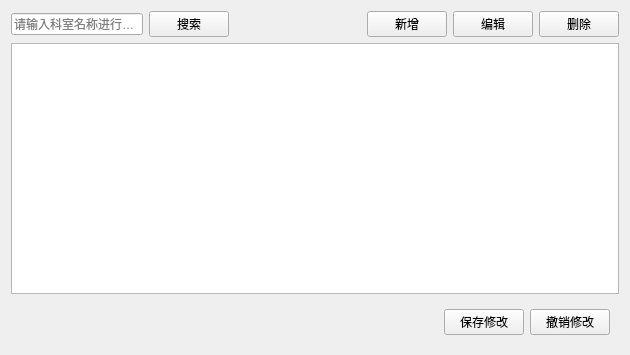
<?xml version="1.0" encoding="UTF-8"?>
<ui version="4.0">
 <class>DepartmentView</class>
 <widget class="QWidget" name="DepartmentView">
  <property name="geometry">
   <rect>
    <x>0</x>
    <y>0</y>
    <width>630</width>
    <height>355</height>
   </rect>
  </property>
  <property name="windowTitle">
   <string>科室管理</string>
  </property>
  <layout class="QVBoxLayout" name="verticalLayout">
   <item>
    <widget class="QWidget" name="widget" native="true">
     <layout class="QHBoxLayout" name="horizontalLayout">
      <property name="leftMargin">
       <number>0</number>
      </property>
      <property name="topMargin">
       <number>0</number>
      </property>
      <property name="rightMargin">
       <number>0</number>
      </property>
      <property name="bottomMargin">
       <number>0</number>
      </property>
      <item>
       <widget class="QLineEdit" name="txtSearch">
        <property name="placeholderText">
         <string>请输入科室名称进行搜索</string>
        </property>
       </widget>
      </item>
      <item>
       <widget class="QPushButton" name="btSearch">
        <property name="text">
         <string>搜索</string>
        </property>
       </widget>
      </item>
      <item>
       <spacer name="horizontalSpacer">
        <property name="orientation">
         <enum>Qt::Orientation::Horizontal</enum>
        </property>
        <property name="sizeHint" stdset="0">
         <size>
          <width>40</width>
          <height>20</height>
         </size>
        </property>
       </spacer>
      </item>
      <item>
       <widget class="QPushButton" name="btAdd">
        <property name="text">
         <string>新增</string>
        </property>
       </widget>
      </item>
      <item>
       <widget class="QPushButton" name="btEdit">
        <property name="text">
         <string>编辑</string>
        </property>
       </widget>
      </item>
      <item>
       <widget class="QPushButton" name="btDelete">
        <property name="text">
         <string>删除</string>
        </property>
       </widget>
      </item>
     </layout>
    </widget>
   </item>
   <item>
    <widget class="QTableView" name="tableView">
     <property name="alternatingRowColors">
      <bool>true</bool>
     </property>
     <property name="selectionMode">
      <enum>QAbstractItemView::SelectionMode::SingleSelection</enum>
     </property>
     <property name="selectionBehavior">
      <enum>QAbstractItemView::SelectionBehavior::SelectRows</enum>
     </property>
    </widget>
   </item>
   <item>
    <widget class="QWidget" name="widget_2" native="true">
     <layout class="QHBoxLayout" name="horizontalLayout_2">
      <item>
       <spacer name="horizontalSpacer_2">
        <property name="orientation">
         <enum>Qt::Orientation::Horizontal</enum>
        </property>
        <property name="sizeHint" stdset="0">
         <size>
          <width>40</width>
          <height>20</height>
         </size>
        </property>
       </spacer>
      </item>
      <item>
       <widget class="QPushButton" name="btSubmit">
        <property name="text">
         <string>保存修改</string>
        </property>
       </widget>
      </item>
      <item>
       <widget class="QPushButton" name="btRevert">
        <property name="text">
         <string>撤销修改</string>
        </property>
       </widget>
      </item>
     </layout>
    </widget>
   </item>
  </layout>
 </widget>
 <resources/>
 <connections/>
</ui>
